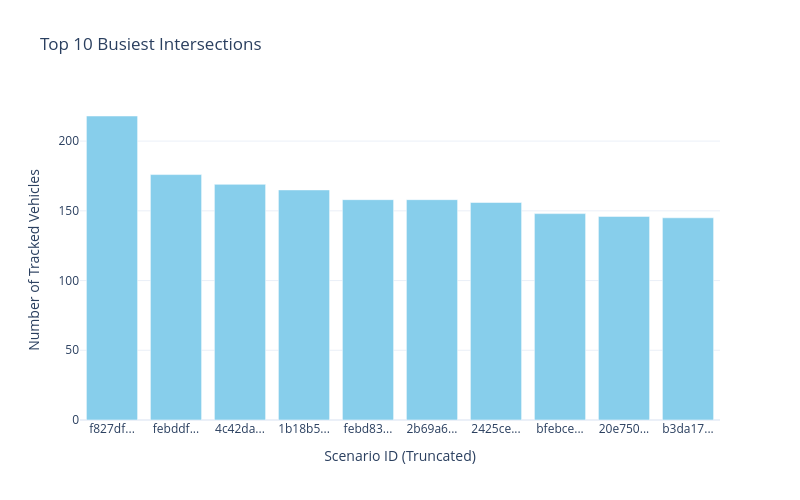

The cell this chart's notebook holds for it:
### Code cell
fig.update_layout(
    title="Top 10 Busiest Intersections",
    xaxis_title="Scenario ID (Truncated)",
    yaxis_title="Number of Tracked Vehicles",
    template="plotly_white",
    height=500,
    width=800
)

### Figure 1 — Plotly figure (JSON) as saved in the notebook; plotly's stock layout.template omitted (floating-point values rounded to 4 significant figures)
{"data": [{"marker": {"color": "skyblue"}, "type": "bar", "x": ["f827df...", "febddf...", "4c42da...", "1b18b5...", "febd83...", "2b69a6...", "2425ce...", "bfebce...", "20e750...", "b3da17..."], "y": [218, 176, 169, 165, 158, 158, 156, 148, 146, 145]}], "layout": {"height": 500, "title": {"text": "Top 10 Busiest Intersections"}, "width": 800, "xaxis": {"title": {"text": "Scenario ID (Truncated)"}}, "yaxis": {"title": {"text": "Number of Tracked Vehicles"}}}}
